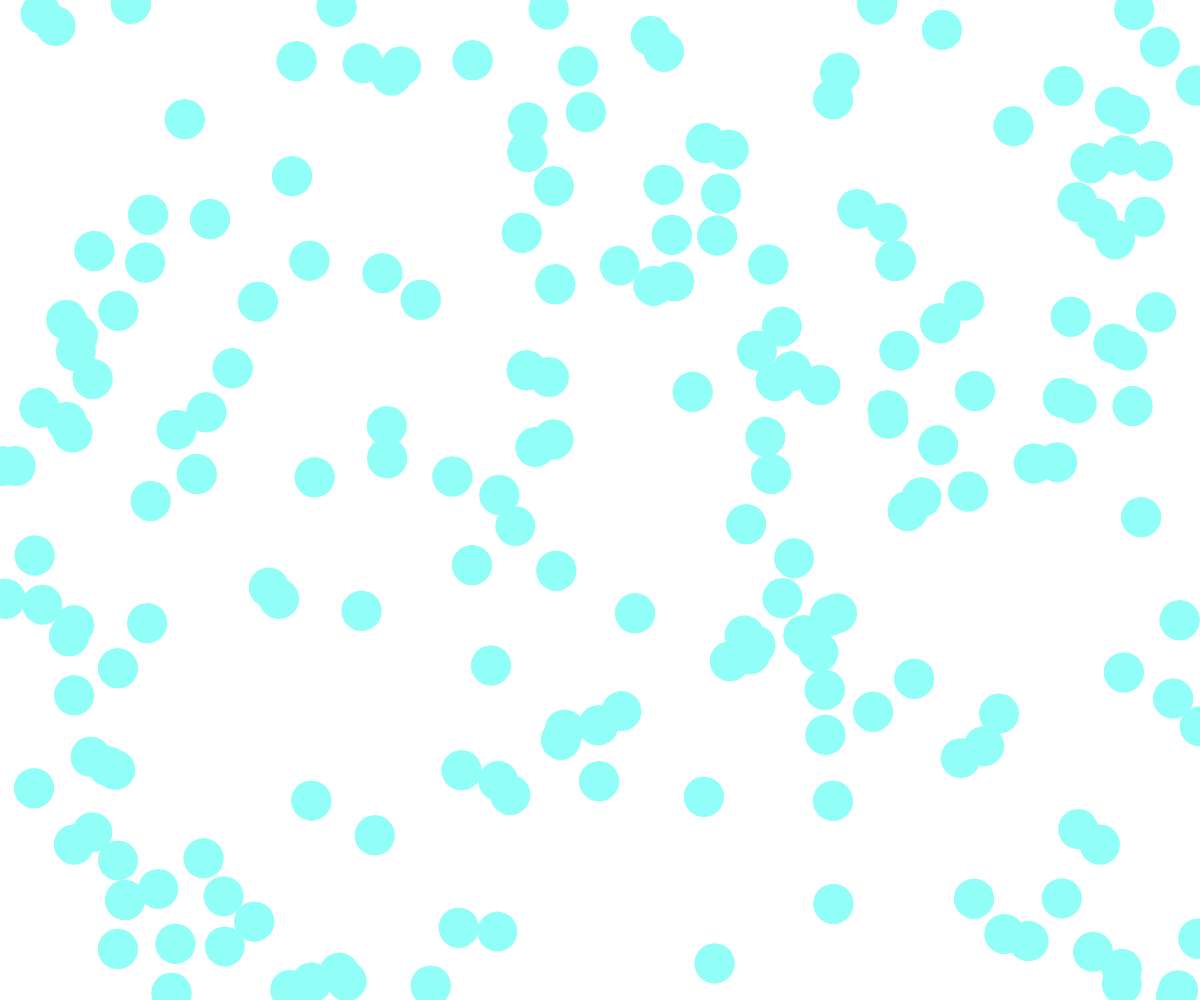
Frame 1 (no input)
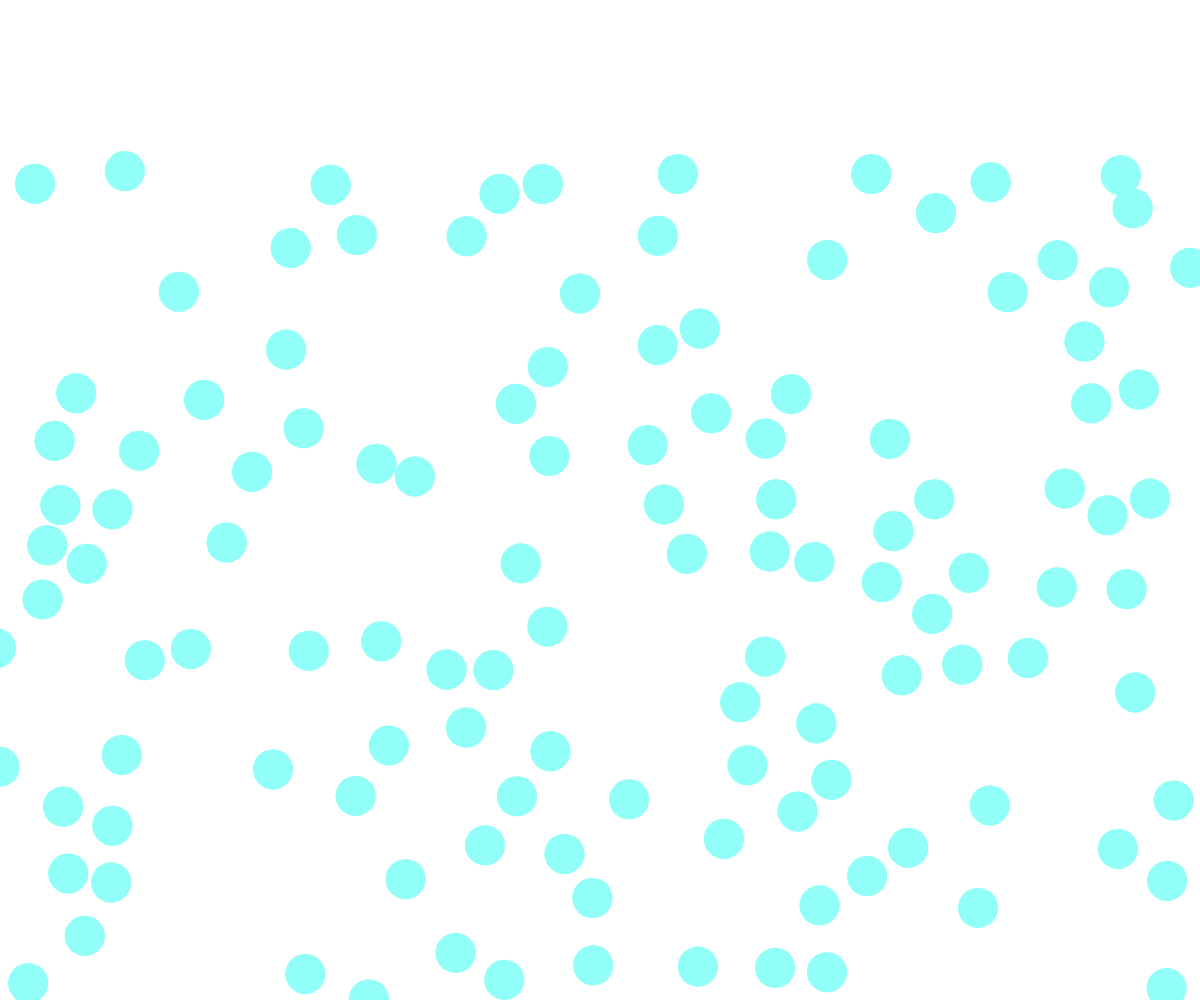
Frame 60 (no input)
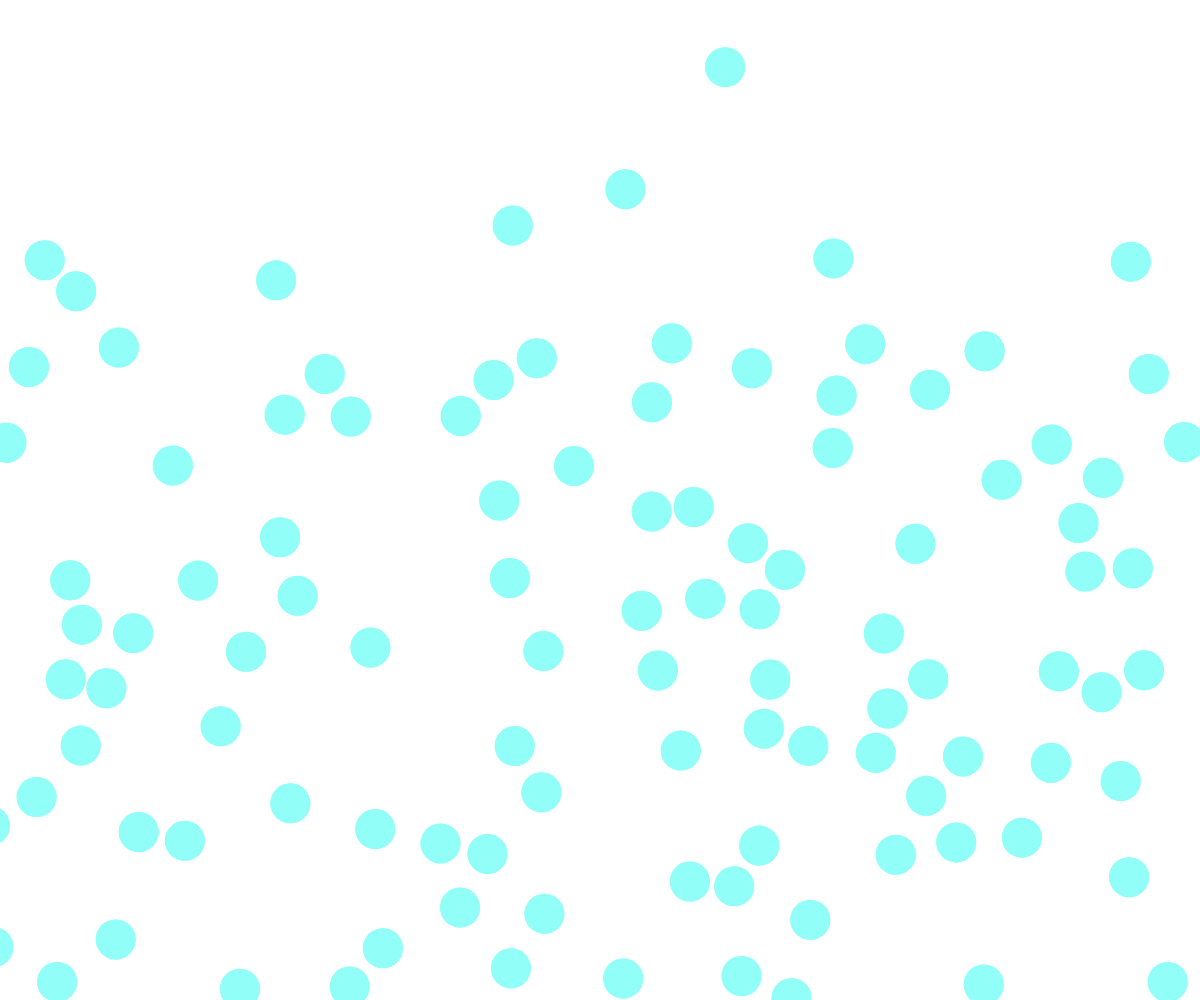
Frame 120 (the mouse pressed at the canvas centre since frame 60)

The p5.js sketch that drew these frames (run headless with seeded random() and noise() and a simulated clock; from frame 60 on, the mouse is pressed at the canvas centre):

// p5.js sketch
// ── sketch.js
let balls = [];
let pieces = 200;

function setup() {
  createCanvas(windowWidth, windowHeight);

for (let i= 0; i < 200; i++) {
  balls.push (new Ball());
 }
}

function draw(){
  background(255);
  frameRate(30);

  for ( i = 0; i < balls.length; i++){
    let beginX= random(0, windowWidth);
    let beginY= random(windowHeight, 0);
    balls[i].frame(beginX, beginY);
    balls[i].ballCheck(balls, i);
  //balls[i].move();
  balls[i].display();

  }
}

class Ball{

constructor(){
  //this.glitterColor= '( random(255), random(255), random(255))';
  this.x = random (0, windowWidth);
  this.y = random (windowHeight, 0);
  this.widthSize = 40;
  this.heightSize = 40;
  this.rad = this.widthSize/2;
}

frame(){
  this.balls();
  this.repeat();
  this.display();

}

//movement
balls(){
  this.x -= 0.10;
  this.y += random (1, 5);
}

repeat(){

  if( this.y > height){
    this.y = random(windowHeight, 0);
    this.x = random(0, windowWidth);
  }
}




//display
display(){
  noStroke();
  //fill( random(255), random(255), random(255));
  fill('rgb(145, 255, 248)');
  ellipse(this.x, this.y, this.widthSize, this.heightSize);
}

//edgeCheck() {
        // check if the ball has hit a vertical wall (left or right walls)
        //if (this.posX + this.rad >= width || this.posX - this.rad <= 0) {
            //this.deltaX *= -1;
            //this.color = 'rgb(110, 240, 158)';
      //  }
        // check if the ball has hit a horizontal wall (top or bottom walls)
        //if (this.posY + this.rad >= height || this.posY - this.rad <= 0) {
          //  this.deltaY *= -1;
          //  this.color = 'rgb(110, 240, 158)';
      //  }
  //  }



ballCheck(otherBalls, myId) {
      // for loop touches each of the balls in the array
      for (let n = 0; n < otherBalls.length; n++) {
          // if n != myId, then check for touching
          // otherwise, its ME and we need to skip
          if (n != myId) {
              let d = dist(this.x, this.y, otherBalls[n].x, otherBalls[n].y);
              let combinedR = this.rad + otherBalls[n].rad;

              if (d <= combinedR) {
                  this.x *= -1;
                  this.y *= -1;

                  // flip the color
                  if( this.color == 'rgb(145, 255, 248)') {
                      this.color = 'rgb(142, 221, 21)';
                  } else {
                      this.color = 'rgb(145, 255, 248)';
                  }
              }
          }
      }
  }
}
